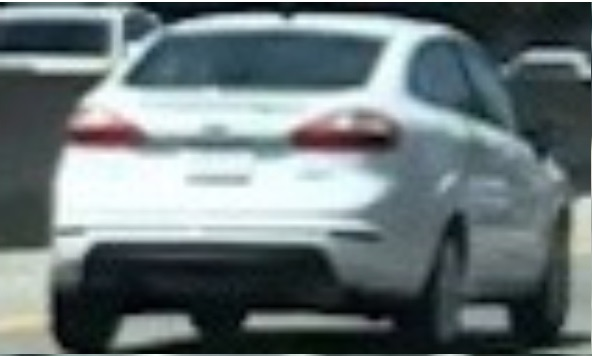
#> input picture project-5/cutout1.jpg, 592 x 356 px; the run also reads 1 picture not shown here
$ jupyter execute --allow-errors Vehicle_Detection.ipynb   (shell and % lines are left out)   (older library calls are emulated)
#> lines starting #> are read from the running program, lines starting #| are printed output that depends on the picture
# Vehicle Detection and Tracking

**Vehicle Detection Project**

The goals / steps of this project are the following:

* Perform a Histogram of Oriented Gradients (HOG) feature extraction on a labeled training set of images and train a classifier Linear SVM classifier
* Optionally, you can also apply a color transform and append binned color features, as well as histograms of color, to your HOG feature vector.
* Note: for those first two steps don't forget to normalize your features and randomize a selection for training and testing.
* Implement a sliding-window technique and use your trained classifier to search for vehicles in images.
* Run your pipeline on a video stream (start with the test_video.mp4 and later implement on full project_video.mp4) and create a heat map of recurring detections frame by frame to reject outliers and follow detected vehicles.
* Estimate a bounding box for vehicles detected.


### Histogram of Oriented Gradients (HOG)

#### 1. Explain how (and identify where in your code) you extracted HOG features from the training images.

The code for this step is contained in the first code cell of the IPython notebook (or in lines # through # of the file called `some_file.py`).

I started by reading in all the `vehicle` and `non-vehicle` images.  Here is an example of one of each of the `vehicle` and `non-vehicle` classes:

![alt text][image1]

I then explored different color spaces and different `skimage.hog()` parameters (`orientations`, `pixels_per_cell`, and `cells_per_block`).  I grabbed random images from each of the two classes and displayed them to get a feel for what the `skimage.hog()` output looks like.

Here is an example using the `YCrCb` color space and HOG parameters of `orientations=8`, `pixels_per_cell=(8, 8)` and `cells_per_block=(2, 2)`:

![alt text][image2]

#### 2. Explain how you settled on your final choice of HOG parameters.

I tried various combinations of parameters and...

#### 3. Describe how (and identify where in your code) you trained a classifier using your selected HOG features (and color features if you used them).

I trained a linear SVM using...

### Sliding Window Search

#### 1. Describe how (and identify where in your code) you implemented a sliding window search.  How did you decide what scales to search and how much to overlap windows?

I decided to search random window positions at random scales all over the image and came up with this (ok just kidding I didn't actually ;):

![alt text][image3]

#### 2. Show some examples of test images to demonstrate how your pipeline is working.  What did you do to optimize the performance of your classifier?

Ultimately I searched on two scales using YCrCb 3-channel HOG features plus spatially binned color and histograms of color in the feature vector, which provided a nice result.  Here are some example images:

![alt text][image4]
---

### Video Implementation

#### 1. Provide a link to your final video output.  Your pipeline should perform reasonably well on the entire project video (somewhat wobbly or unstable bounding boxes are ok as long as you are identifying the vehicles most of the time with minimal false positives.)
Here's a [link to my video result](./project_video.mp4)

#### 2. Describe how (and identify where in your code) you implemented some kind of filter for false positives and some method for combining overlapping bounding boxes.

I recorded the positions of positive detections in each frame of the video.  From the positive detections I created a heatmap and then thresholded that map to identify vehicle positions.  I then used `scipy.ndimage.measurements.label()` to identify individual blobs in the heatmap.  I then assumed each blob corresponded to a vehicle.  I constructed bounding boxes to cover the area of each blob detected.

Here's an example result showing the heatmap from a series of frames of video, the result of `scipy.ndimage.measurements.label()` and the bounding boxes then overlaid on the last frame of video:

### Here are six frames and their corresponding heatmaps:

![alt text][image5]

### Here is the output of `scipy.ndimage.measurements.label()` on the integrated heatmap from all six frames:
![alt text][image6]

### Here the resulting bounding boxes are drawn onto the last frame in the series:
![alt text][image7]

---

### Discussion

#### 1. Briefly discuss any problems / issues you faced in your implementation of this project.  Where will your pipeline likely fail?  What could you do to make it more robust?

Here I'll talk about the approach I took, what techniques I used, what worked and why, where the pipeline might fail and how I might improve it if I were going to pursue this project further.

#### Workspace

[cell 1]
list = ["A", "B", "C", "D", "E"]

slice1 = list[1:2]     # ["B"]
slice2 = list[1:-1]    # ["B", "C", "D"]
slice3 = list[1:]      # ["B", "C", "D", "E"]
slice4 = list[:2]      # ["A", "B"]
if len(list) >5:
    list = list[-5:]       # ["A", "B", "C", "D", "E"]

print(list)

## Preperation and utilities
### Define Consts

[cell 2]
IMAGE_SUFFIX_JPG = ".jpeg"
IMAGE_SUFFIX_PNG = ".png"

[cell 3]
TRAINING_IMAGE_SUFFIX = IMAGE_SUFFIX_JPG
DIR_TRAIN_DATA_SMALL = './sample_training_dataset/*_smallset/*/'

DIR_TRAIN_DATA_SMALL_VEHICLES = './sample_training_dataset/vehicles_smallset/*/'
DIR_TRAIN_DATA_SMALL_NON_VEHICLES = './sample_training_dataset/non-vehicles_smallset/*/'

DIR_TRAIN_DATA = DIR_TRAIN_DATA_SMALL + "*" + TRAINING_IMAGE_SUFFIX
DIR_TRAIN_DATA_VEHICLES = DIR_TRAIN_DATA_SMALL_VEHICLES + "*" + TRAINING_IMAGE_SUFFIX
DIR_TRAIN_DATA_NON_VEHICLES = DIR_TRAIN_DATA_SMALL_NON_VEHICLES + "*" + TRAINING_IMAGE_SUFFIX
print(DIR_TRAIN_DATA)

[cell 4]
TRAINING_IMAGE_SUFFIX = IMAGE_SUFFIX_PNG
DIR_TRAIN_DATA_FULL = './sample_training_dataset/*_fullset/*/'

DIR_TRAIN_DATA_FULL_VEHICLES = './sample_training_dataset/vehicles_fullset/*/'
DIR_TRAIN_DATA_FULL_NON_VEHICLES = './sample_training_dataset/non-vehicles_fullset/*/'

DIR_TRAIN_DATA = DIR_TRAIN_DATA_FULL + "*" + TRAINING_IMAGE_SUFFIX
DIR_TRAIN_DATA_VEHICLES = DIR_TRAIN_DATA_FULL_VEHICLES + "*" + TRAINING_IMAGE_SUFFIX
DIR_TRAIN_DATA_NON_VEHICLES = DIR_TRAIN_DATA_FULL_NON_VEHICLES + "*" + TRAINING_IMAGE_SUFFIX
print(DIR_TRAIN_DATA)

### Import Packages

[cell 5]
import numpy as np
import cv2
import glob
import matplotlib.pyplot as plt
import matplotlib.image as mpimg

import time

from sklearn.svm import LinearSVC
from sklearn.preprocessing import StandardScaler
from skimage.feature import hog

from sklearn.model_selection import train_test_split

### Utility Functions

[cell 6]
# [16 lines left out: function show_images, not called in this run]
        #plt.imshow(images[i])

#plt.show()

[cell 7]
# [9 lines left out: function show_two_images, not called in this run]

[cell 8]
def show_pair_images(images1, images2):
    for i in range(len(images1)):
        show_two_images(images1[i], imges2[i])

## Drawing Function
(from Manual Vehicle Detection: draw_bboxes.py)

[cell 9]
# [9 lines left out: function draw_boxes, not called in this run]

#> (a cell that did not finish here is left out)

## Template Matching
Template Matching

[cell 11]
# Define a function to search for template matches
# and return a list of bounding boxes
# [27 lines left out: function find_matches, not called in this run]

#> (a cell that did not finish here is left out)

### Histograms of Color
color_histogram.py

[cell 13]
# Define a function to compute color histogram features
def color_hist(img, nbins=32, bins_range=(0, 256)):
    # Compute the histogram of the RGB channels separately
    rhist = None
    ghist = None
    bhist = None
    # Generating bin centers
    bin_centers = None
    # Concatenate the histograms into a single feature vector
    hist_features = None
    # Return the individual histograms, bin_centers and feature vectordef color_hist(img, nbins=32, bins_range=(0, 256)):
    # Compute the histogram of the RGB channels separately
    rhist = np.histogram(img[:,:,0], bins=nbins, range=bins_range)
    ghist = np.histogram(img[:,:,1], bins=nbins, range=bins_range)
    bhist = np.histogram(img[:,:,2], bins=nbins, range=bins_range)
    # Generating bin centers
    bin_edges = rhist[1]
    bin_centers = (bin_edges[1:]  + bin_edges[0:len(bin_edges)-1])/2
    # Concatenate the histograms into a single feature vector
    hist_features = np.concatenate((rhist[0], ghist[0], bhist[0]))
    # Return the individual histograms, bin_centers and feature vector
    return rhist, ghist, bhist, bin_centers, hist_features

[cell 14]
import numpy as np
import cv2
import matplotlib.pyplot as plt
import matplotlib.image as mpimg

image = mpimg.imread('cutout1.jpg')
#> image is the input picture: shape (356, 592, 3); mean R, G, B 107.1, 119.2, 121.4


rh, gh, bh, bincen, feature_vec = color_hist(image, nbins=32, bins_range=(0, 256))
#> in color_hist, `bin_edges = rhist[1]`: bin_edges = 33 values from 0 to 256
#> in color_hist, `bin_centers = (bin_edges[1:]  + bin_edges[0:len(bin_edges)-1])/2`: bin_centers = 32 values from 4 to 252
#> in color_hist, `hist_features = np.concatenate((rhist[0], ghist[0], bhist[0]))`: hist_features = 96 values, max 17692 at index 95, min 1063 at index 32, mean 6586
#> bincen = 32 values from 4 to 252; feature_vec has the same summary as hist_features in color_hist

# Plot a figure with all three bar charts
if rh is not None:
    fig = plt.figure(figsize=(12,3))
    plt.subplot(131)
    plt.bar(bincen, rh[0])
    plt.xlim(0, 256)
    plt.title('R Histogram')
    plt.subplot(132)
    plt.bar(bincen, gh[0])
    plt.xlim(0, 256)
    plt.title('G Histogram')
    plt.subplot(133)
    plt.bar(bincen, bh[0])
    plt.xlim(0, 256)
    plt.title('B Histogram')
    fig.tight_layout()
else:
    print('Your function is returning None for at least one variable...')
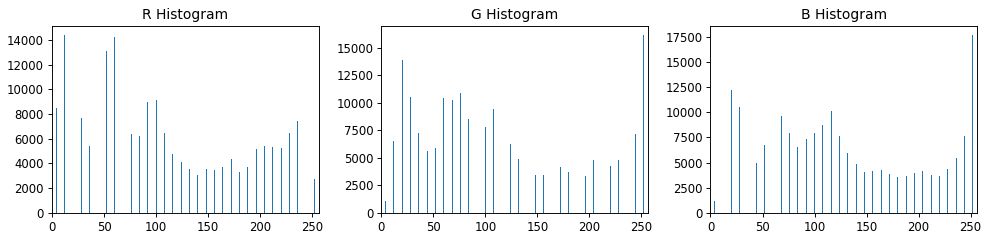
#> figure drawn by matplotlib, 3 panels; panel 1: tallest bar 14403 high, from x = 11.6 to 12.4; panel 2: tallest bar 16187 high, from x = 251.6 to 252.4; panel 3: tallest bar 17692 high, from x = 251.6 to 252.4

### Spatial Binning of Color
spatial_bin.py

[cell 15]
import numpy as np
import cv2
import matplotlib.pyplot as plt
import matplotlib.image as mpimg

# Define a function to compute color histogram features
# Pass the color_space flag as 3-letter all caps string
# like 'HSV' or 'LUV' etc.
# KEEP IN MIND IF YOU DECIDE TO USE THIS FUNCTION LATER
# IN YOUR PROJECT THAT IF YOU READ THE IMAGE WITH
# cv2.imread() INSTEAD YOU START WITH BGR COLOR!

# Define a function to compute color histogram features
# Pass the color_space flag as 3-letter all caps string
# like 'HSV' or 'LUV' etc.
def bin_spatial(img, color_space='RGB', size=(32, 32)):
    # Convert image to new color space (if specified)
#> called with color_space = 'RGB', size = (32, 32)
    if color_space != 'RGB':
        if color_space == 'HSV':
            feature_image = cv2.cvtColor(img, cv2.COLOR_RGB2HSV)
        elif color_space == 'LUV':
            feature_image = cv2.cvtColor(img, cv2.COLOR_RGB2LUV)
        elif color_space == 'HLS':
            feature_image = cv2.cvtColor(img, cv2.COLOR_RGB2HLS)
        elif color_space == 'YUV':
            feature_image = cv2.cvtColor(img, cv2.COLOR_RGB2YUV)
        elif color_space == 'YCrCb':
            feature_image = cv2.cvtColor(img, cv2.COLOR_RGB2YCrCb)
    else: feature_image = np.copy(img)
    # Use cv2.resize().ravel() to create the feature vector
    features = cv2.resize(feature_image, size).ravel()
#> features = 3072 values, max 255 at index 449, min 0 at index 2616, mean 114.2
    # Return the feature vector
    return features

[cell 16]
# Read in an image
# You can also read cutout2, 3, 4 etc. to see other examples
image = mpimg.imread('cutout1.jpg')

feature_vec = bin_spatial(image, color_space='RGB', size=(32, 32))
#> feature_vec has the same summary as features in bin_spatial

# Plot features
plt.plot(feature_vec)
plt.title('Spatially Binned Features')
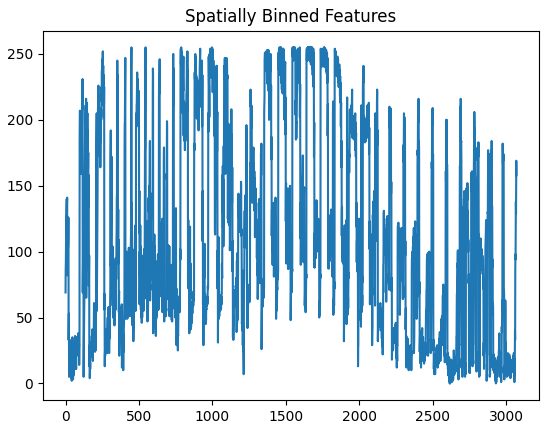
#> figure drawn by matplotlib, 1 panel; curve peaks at x = 449, y = 255
#> (the rest of the program and of its run is left out)
